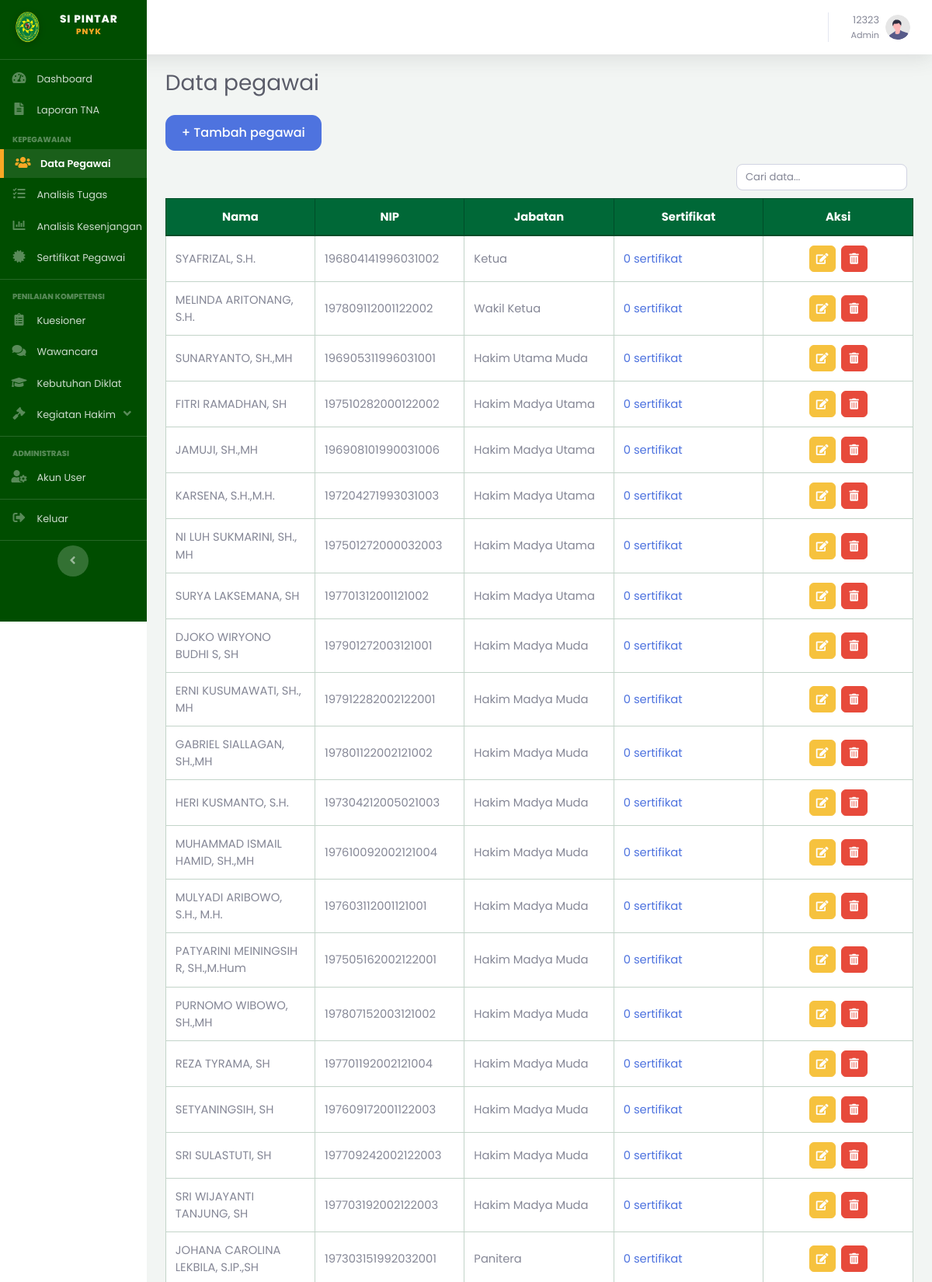
/admin/pegawai/index.php (signed in, upper part), run on the app's committed database.
### tables this page shows
CREATE TABLE `pegawai` (
  `id_pegawai` int(10) UNSIGNED NOT NULL,
  `nip` varchar(30) NOT NULL,
  `nama_lengkap` varchar(150) NOT NULL,
  `id_jabatan` int(10) UNSIGNED NOT NULL,
  `status_aktif` enum('Aktif','Non-Aktif') NOT NULL DEFAULT 'Aktif',
  `dibuat_oleh` int(10) UNSIGNED DEFAULT NULL COMMENT 'users.id_user (role Admin) yang menginput data ini',
  `created_at` timestamp NOT NULL DEFAULT current_timestamp(),
  `updated_at` timestamp NOT NULL DEFAULT current_timestamp() ON UPDATE current_timestamp()
);

CREATE TABLE `jabatan` (
  `id_jabatan` int(10) UNSIGNED NOT NULL,
  `kode_jabatan` varchar(20) NOT NULL,
  `nama_jabatan` varchar(100) NOT NULL,
  `is_penilai` tinyint(1) NOT NULL DEFAULT 0 COMMENT '1 = jabatan ini berpotensi menjadi user Penilai',
  `created_at` timestamp NOT NULL DEFAULT current_timestamp()
);

### admin/pegawai/index.php (the view, shortened to what this page needs)
<?php
$pdo = Database::getConnection();
$data = $pdo->query(
        "SELECT p.id_pegawai, p.nip, p.nama_lengkap, j.nama_jabatan,
          (SELECT COUNT(*) FROM sertifikat_pegawai s WHERE s.id_pegawai = p.id_pegawai) AS jumlah_sertifikat
     FROM pegawai p JOIN jabatan j ON p.id_jabatan = j.id_jabatan
     ORDER BY j.id_jabatan, p.nama_lengkap"
)->fetchAll();
require_once __DIR__ . '/../../includes/header.php';
?>
<a href="tambah.php" class="btn btn-primary mb-3">+ Tambah pegawai</a>
<table class="table table-bordered bg-white pegawai-table">
<thead><tr><th>Nama</th><th>NIP</th><th>Jabatan</th><th>Sertifikat</th><th>Aksi</th></tr></thead>
<tbody>
<?php foreach ($data as $row): ?>
<tr>
  <td><?= htmlspecialchars($row['nama_lengkap']) ?></td>
  <td><?= htmlspecialchars($row['nip']) ?></td>
  <td><?= htmlspecialchars($row['nama_jabatan']) ?></td>
  <td><a href="../sertifikat/index.php?id_pegawai=<?= (int) $row['id_pegawai'] ?>" class="text-primary"><?= (int) $row['jumlah_sertifikat'] ?> sertifikat</a></td>
  <td class="text-center align-middle">
    <a href="edit.php?id=<?= $row['id_pegawai'] ?>" class="btn btn-sm btn-warning table-action-btn" title="Edit" aria-label="Edit"><i class="fas fa-edit" aria-hidden="true"></i></a>
    <a href="hapus.php?id=<?= $row['id_pegawai'] ?>" class="btn btn-sm btn-danger table-action-btn" title="Hapus" aria-label="Hapus" onclick="return confirm('Hapus pegawai ini?')"><i class="fas fa-trash-alt" aria-hidden="true"></i></a>
  </td>
</tr>
<?php endforeach; ?>
</tbody>
</table>
<?php require_once __DIR__ . '/../../includes/footer.php'; ?>

### assets/css/style.css (style rules this page uses)
:root { --pn-green: #006837; --pn-green-dark: #004d29; --pn-gold: #F9A825; }
body, #wrapper, h1, h2, h3, h4, h5, h6, p, span, a, div, table, input, button, select, textarea { font-family: 'Poppins', sans-serif !important; }
.btn { border-radius: 12px !important; padding: 10px 20px; font-weight: 500; box-shadow: none !important; }
.table { font-size: .92rem; }
.table thead th { text-align: center; vertical-align: middle; }
.table-action-btn, .icon-action-btn { width: 34px; height: 34px; padding: 0 !important; display: inline-flex; align-items: center; justify-content: center; border-radius: 6px !important; }
.table-action-btn + .table-action-btn, .icon-action-btn + .icon-action-btn { margin-left: .2rem; }
.table-action-btn i, .icon-action-btn i { margin: 0 !important; }
.table thead th { color: #fff !important; background-color: var(--pn-green) !important; border-color: var(--pn-green-dark) !important; vertical-align: middle; }
.table th, .table td { border-color: #c3d4c9 !important; }
.table th + th, .table td + td { border-left: 1px solid #9fb9a8 !important; }
.table tbody tr, .table tbody tr:nth-of-type(odd) { background-color: #fff !important; }
.table tbody td { vertical-align: middle; }

### data on the page
pegawai: nama_lengkap "SYAFRIZAL, S.H.", nip "196804141996031002", id_jabatan.nama_jabatan "Ketua", jumlah_sertifikat "0"
pegawai: nama_lengkap "MELINDA ARITONANG, S.H.", nip "197809112001122002", id_jabatan.nama_jabatan "Wakil Ketua", jumlah_sertifikat "0"
pegawai: nama_lengkap "SUNARYANTO, SH.,MH", nip "196905311996031001", id_jabatan.nama_jabatan "Hakim Utama Muda", jumlah_sertifikat "0"
pegawai: nama_lengkap "FITRI RAMADHAN, SH", nip "197510282000122002", id_jabatan.nama_jabatan "Hakim Madya Utama", jumlah_sertifikat "0"
pegawai: nama_lengkap "JAMUJI, SH.,MH", nip "196908101990031006", id_jabatan.nama_jabatan "Hakim Madya Utama", jumlah_sertifikat "0"
pegawai: nama_lengkap "KARSENA, S.H.,M.H.", nip "197204271993031003", id_jabatan.nama_jabatan "Hakim Madya Utama", jumlah_sertifikat "0"
pegawai: nama_lengkap "NI LUH SUKMARINI, SH., MH", nip "197501272000032003", id_jabatan.nama_jabatan "Hakim Madya Utama", jumlah_sertifikat "0"
pegawai: nama_lengkap "SURYA LAKSEMANA, SH", nip "197701312001121002", id_jabatan.nama_jabatan "Hakim Madya Utama", jumlah_sertifikat "0"
pegawai: nama_lengkap "DJOKO WIRYONO BUDHI S, SH", nip "197901272003121001", id_jabatan.nama_jabatan "Hakim Madya Muda", jumlah_sertifikat "0"
pegawai: nama_lengkap "ERNI KUSUMAWATI, SH., MH", nip "197912282002122001", id_jabatan.nama_jabatan "Hakim Madya Muda", jumlah_sertifikat "0"
pegawai: nama_lengkap "GABRIEL SIALLAGAN, SH.,MH", nip "197801122002121002", id_jabatan.nama_jabatan "Hakim Madya Muda", jumlah_sertifikat "0"
pegawai: nama_lengkap "HERI KUSMANTO, S.H.", nip "197304212005021003", id_jabatan.nama_jabatan "Hakim Madya Muda", jumlah_sertifikat "0"
pegawai: nama_lengkap "MUHAMMAD ISMAIL HAMID, SH.,MH", nip "197610092002121004", id_jabatan.nama_jabatan "Hakim Madya Muda", jumlah_sertifikat "0"
pegawai: nama_lengkap "MULYADI ARIBOWO, S.H., M.H.", nip "197603112001121001", id_jabatan.nama_jabatan "Hakim Madya Muda", jumlah_sertifikat "0"
pegawai: nama_lengkap "PATYARINI MEININGSIH R, SH.,M.Hum", nip "197505162002122001", id_jabatan.nama_jabatan "Hakim Madya Muda", jumlah_sertifikat "0"
pegawai: nama_lengkap "PURNOMO WIBOWO, SH.,MH", nip "197807152003121002", id_jabatan.nama_jabatan "Hakim Madya Muda", jumlah_sertifikat "0"
pegawai: nama_lengkap "REZA TYRAMA, SH", nip "197701192002121004", id_jabatan.nama_jabatan "Hakim Madya Muda", jumlah_sertifikat "0"
pegawai: nama_lengkap "SETYANINGSIH, SH", nip "197609172001122003", id_jabatan.nama_jabatan "Hakim Madya Muda", jumlah_sertifikat "0"
pegawai: nama_lengkap "SRI SULASTUTI, SH", nip "197709242002122003", id_jabatan.nama_jabatan "Hakim Madya Muda", jumlah_sertifikat "0"
pegawai: nama_lengkap "SRI WIJAYANTI TANJUNG, SH", nip "197703192002122003", id_jabatan.nama_jabatan "Hakim Madya Muda", jumlah_sertifikat "0"
pegawai: nama_lengkap "JOHANA CAROLINA LEKBILA, S.IP.,SH", nip "197303151992032001", id_jabatan.nama_jabatan "Panitera", jumlah_sertifikat "0"

### other printed values
$user['nama'] "12323"
$user['role'] "Admin"
$pageTitle "Data pegawai"
